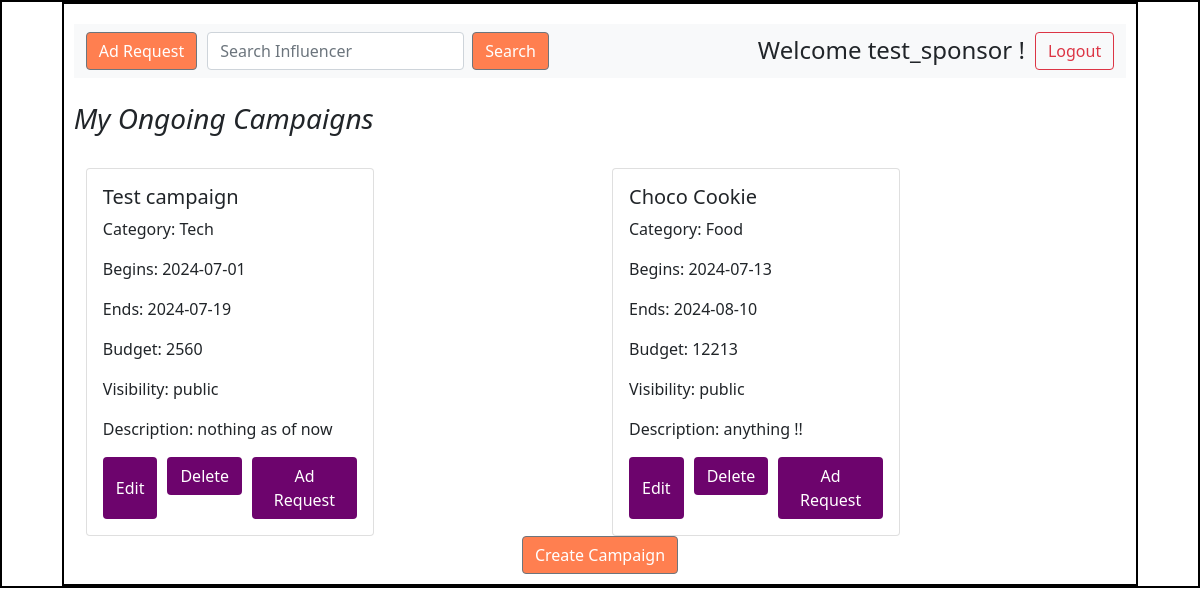
The page /sponsor/1 on the database its author committed.
### application/models.py (models this page shows)
class Sponsor(db.Model):
    __tablename__ = 'sponsor'
    id = db.Column(db.Integer, primary_key = True)
    user_name = db.Column(db.String, nullable = False, unique = True)
    password = db.Column(db.String, nullable = False)
    full_name = db.Column(db.String, nullable = False)
    industry = db.Column(db.String, nullable = False)
    role = db.Column(db.String, nullable = False)

class Campaign(db.Model):
    __tablename__ = 'campaign'
    camp_id = db.Column(db.Integer, primary_key = True)
    camp_name = db.Column(db.String, nullable = False)
    sponsor_id = db.Column(db.Integer, db.ForeignKey('sponsor.id'))
    category = db.Column(db.String, nullable = False)
    s_date = db.Column(db.String, nullable = False)
    e_date = db.Column(db.String, nullable = False)
    budget = db.Column(db.Integer, nullable = False)
    visibility = db.Column(db.String, default = "public")
    description = db.Column(db.String)
    is_completed = db.Column(db.Boolean,  default =  False)
    sponsor = db.relationship('Sponsor', backref='campaign') #pseudo col

### application/controllers.py (the view)
@app.route('/sponsor/<int:sponsor_id>', methods=['GET', 'POST'])
def sponsor_dash(sponsor_id):
    sponsor = Sponsor.query.get(sponsor_id)
    if sponsor:
        campaigns = sponsor.campaign
        print(f"Campaigns for sponsor {sponsor.id}: {campaigns}") #for debugging
    else:
        campaigns = []
    return render_template("sponsor_dash.html", s_name = sponsor, campaigns = campaigns )

### templates/sponsor_dash.html (shortened to what this page needs)
<!DOCTYPE html>
<html lang="en">
<head>
    <link rel="stylesheet" href="../static/dashboard.css">
    <link href="https://cdn.jsdelivr.net/npm/bootstrap@5.0.2/dist/css/bootstrap.min.css" rel="stylesheet"
>
</head>
<body>
    <div id="main">
        <div id="canvas">
            <div id="dashboard-body">
                <nav class="navbar navbar-expand-lg navbar-light bg-light">
                    <div class="container-fluid">
                        <div class="collapse navbar-collapse" id="navbarSupportedContent">
                            <ul class="navbar-nav me-auto mb-2 mb-lg-0">
                                <li class="nav-item">
                                    <button type="button" class="btn btn-secondary"
                                        style="margin-right: 10px; background-color: coral;"
                                        onclick="location.href='/create_ad.html'">Ad Request</button>
                                </li>
                                <form class="d-flex" style="margin-right: 10px;" action="/search">
                                    <input class="form-control me-2" type="search" placeholder="Search Influencer"
                                        aria-label="Search" name="search_word">
                                    <button class="btn btn-secondary" type="submit"
                                        style="background-color: coral;">Search</button>
                                </form>
                            </ul>
                            <form class="d-flex">
                                <span style="margin-right: 10px; font-size: x-large;">Welcome {{s_name.user_name}}
                                    !</span>
                                <button class="btn btn-outline-danger" type="button"
                                    onclick="location.href= '/userlogin'">Logout</button>
                            </form>
                        </div>
                    </div>
                </nav><br>
                <h3><i>My Ongoing Campaigns</i></h3>
                <br>
                <div class="container">
                    <div class="row">
                        {% if campaigns %}
                        {% for campaign in campaigns %}
                        <div class="col">
                            <div class="card" style="width: 18rem;">
                                <div class="card-body">
                                    <h5 class="card-title">{{campaign.camp_name }}</h5>
                                    <p class="card-text">Category: {{ campaign.category }}</p>
                                    <p class="card-text">Begins: {{campaign.s_date}}</p>
                                    <p class="card-text">Ends: {{campaign.e_date}}</p>
                                    <p class="card-text">Budget: {{campaign.budget}}</p>
                                    <p class="card-text">Visibility: {{campaign.visibility}}</p>
                                    <p class="card-text">Description: {{campaign.description}}</p>
                                    <div id="button-container">
                                        <button type="button" class="btn btn" style="background-color: rgb(109, 4, 109); margin-right: 10px; color:white"
                                            onclick="location.href='/sponsor/edit/{{ s_name.id }}/campaign/{{campaign.camp_id}}'">Edit</button>
                                        <form action="/sponsor/{{ s_name.id }}/campaign/{{campaign.camp_id}}" method="POST"
                                            onsubmit="return confirm('Are you sure you want to delete this campaign?');">
                                            <button type="submit" class="btn btn" style="background-color: rgb(109, 4, 109); margin-right: 10px; color: white;">Delete</button>
                                        </form>
                                        <button type="button" class="btn btn" style="background-color: rgb(109, 4, 109); color: white;"onclick="location.href='/sponsorad/{{ s_name.id }}/campaign/{{campaign.camp_id}}'">Ad Request</button>
                                    </div>
                                </div>
                            </div>
                        </div>
                        {% endfor %}
                        {% else %}
                        <p>No campaigns available.</p>
                        {% endif %}
                    </div>
                </div>
                <div style="text-align: center;">
                    <button type="submit" class="btn btn-secondary" style="background-color: coral;"
                        onclick="location.href='/new_campaign/{{ s_name.id }}'">Create Campaign</button>
                </div>
            </div>
        </div>
    </div>
</body>
</html>

### static/dashboard.css (style rules this page uses)
* { margin: 0px; }
#main, #canvas { border: 2px solid black; }
#canvas { margin:auto; width: 90%; height: auto; }
#dashboard-body { margin-top: 10px; padding: 10px; }
#button-container { display: flex; justify-content: flex-start; }

### rows shown on the page
Sponsor: user_name "test_sponsor"
Campaign: camp_name "Test campaign", category "Tech", s_date "2024-07-01", e_date "2024-07-19", budget "2560", visibility "public", description "nothing as of now"
Campaign: camp_name "Choco Cookie", category "Food", s_date "2024-07-13", e_date "2024-08-10", budget "12213", visibility "public", description "anything !!"
